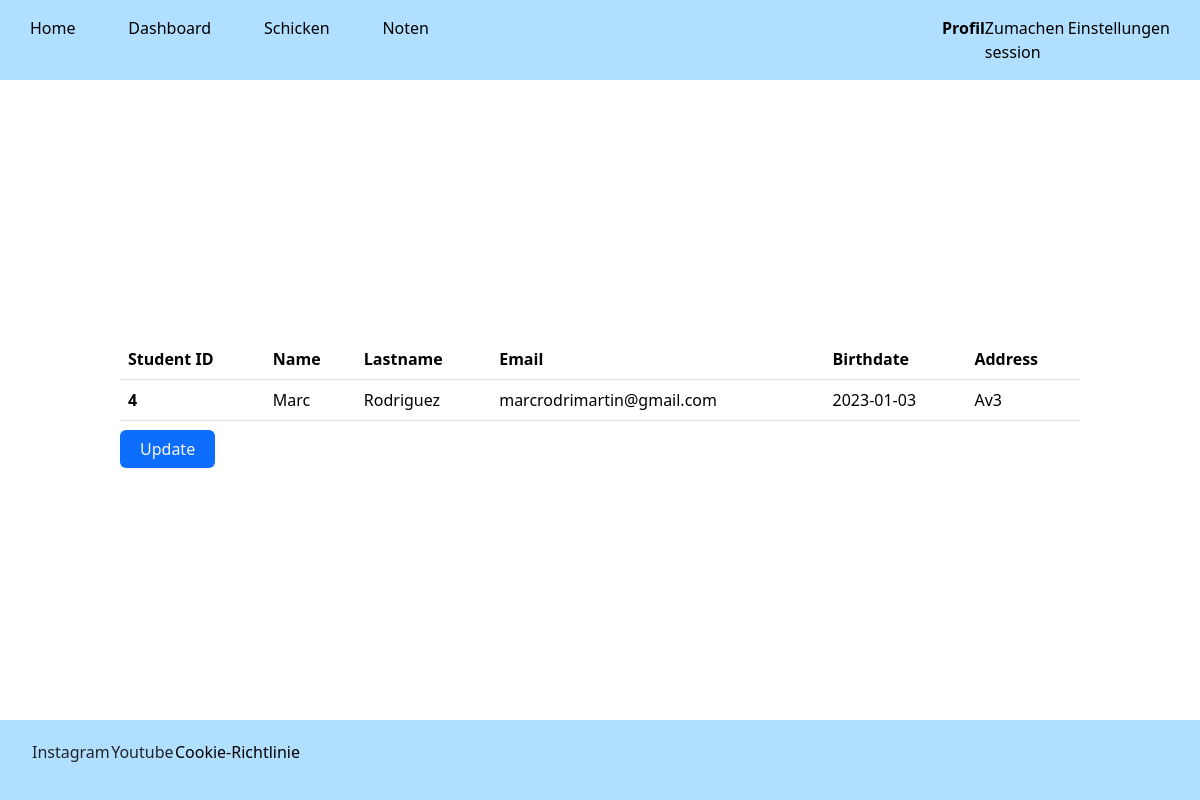
Screenshot of /profile (signed in) with the database file from the repository.
### tables this page shows
CREATE TABLE `alumnos` (
  `USER_ID` int(11) NOT NULL,
  `ID` int(11) NOT NULL,
  `FECHA_NACIMIENTO` date DEFAULT NULL,
  `DIRECCION` varchar(255) DEFAULT NULL
);

CREATE TABLE `users` (
  `USER_ID` int(11) NOT NULL,
  `NOMBRE` varchar(255) NOT NULL,
  `APELLIDOS` varchar(255) NOT NULL,
  `EMAIL` varchar(255) NOT NULL,
  `PASSWORD` varchar(255) NOT NULL,
  `ID_ROLE` int(11) NOT NULL
);

### src/render.php (called while the page is built, shortened)
<?php
function render(string $template, array $data=[]):string{
    require 'src/views/'.$template.'.tpl.php';
    $rendered = ob_get_clean();
    return (string)$rendered;
}

### index.php (called while the page is built, shortened)
<?php
    require 'src/routes.php';
    require 'src/functions.php';
    require 'src/translations.php';
    try{
        $controller =  getRoute($routes);
        require 'controllers/'.$controller.'.php';
    }
    catch(Exception $e){
        $_SESSION['error'] = $e->getMessage();
        require 'controllers/error.php';
    }
?>

### src/translations.php (called while the page is built, shortened)
<?php
    $dataTranslations = [
        'es' => ['nombre','apellidos','email', 'rol'],
        'ca' => ['nom','cognoms','email', 'rol'],
        'en' => ['name','lastname','email', 'role'],
        'de' => ['name','nachnamen','email', 'rolle'],
        'it' => ['nome','cognomes','email', 'ruolo'],
        'fr' => ['prenom','nom','email', 'role'],
    ];
    $navbarTranslations = [
        'es' => [
            'left'=> ['Home', 'Dashboard', 'Matricularse', 'Notas'],
            'right' => ['Perfil', 'Cerrar Sesion', 'Ajustes', 'Inicio Sesion', 'Registrarse'],
        ],
        'ca' => [
            'left'=> ['Home', 'Dashboard', "Matricula't", 'Notes'],
            'right' => ['Perfil', 'Tancar sessio', 'Configuracio', 'Inici Sessio', 'Registrar-se'],
        ],
        'en' => [
            'left'=> ['Home', 'Dashboard', 'Enrollment', 'Marks'],
            'right' => ['Profile', 'Logout', 'Settings', 'Login', 'Register'],
        ],
        'de' => [
            'left'=> ['Home', 'Dashboard', 'Schicken', 'Noten'],
            'right' => ['Profil', 'Zumachen session', 'Einstellungen', 'Anmeldung', 'Registrieren'],
        ],
        'it' => [
            'left'=> ['Home', 'Dashboard', 'Iscrivere', 'Votos'],
            'right' => ['Profilo', 'Chiudere sessione', 'Configurazione', 'Accedi', 'Registrati'],
        ],
        'fr' => [
            'left'=> ['Home', 'Dashboard', 'Immatriculer', 'Notes'],
            'right' => ['Profil', 'Fermer session', 'Configuration', "S'identifier", "S'enregistrer"],
        ],
    ];
?>

### config.php (called while the page is built)
<?php
    $dbhost="127.0.0.1";
    $dbname='escola';
    $dbuser='escoles';
    $dbpass='marc';
    $driver='mysql';
    $dsn=$driver.':host='.$dbhost.';dbname='.$dbname.';';
?>

### persistance/PDOAdapter.php (called while the page is built, shortened)
<?php
class PDOAdapter
{
    protected ?PDO $connection;
    public function __construct(string $dsn, string $username, string $password)
    {
        try {
            $this->connection = new PDO($dsn, $username, $password);
            $this->connection->setAttribute(PDO::ATTR_ERRMODE, PDO::ERRMODE_EXCEPTION);
            $this->connection->setAttribute(PDO::ATTR_DEFAULT_FETCH_MODE, PDO::FETCH_ASSOC);
        } catch (PDOException $ex) {
            throw new PDOException("DB Connection Failure: " . $ex->getMessage());
        }
    }
    public function prepareQuery(string $query)
    {
        return $this->connection->prepare($query);
    }
    public function executeQuery(object $prepared, array $options = [])
    {
        $prepared->execute($options);
    }
    private function setQueryFields(array $arrayFields)
    {
        $query = "";
        $i = 0;
        foreach ($arrayFields as $field => $table) {
            if ($i != sizeof($arrayFields) - 1) {
                $query .= "$table.$field ,";
            } else $query .= "$table.$field";
            $i++;
        }
        return $query;
    }
    public function select(string $table, array $fields = [], array $alias = [])
    {
        if (sizeof($alias) > 0) {
            $queryFields = str_replace(array('(', ')'), '', $this->setAlias($fields, $alias));
        } else {
            $queryFields = $this->setQueryFields($fields);
        }
        $query = "SELECT $queryFields FROM $table";
        return $query;
    }
    public function innerJoin(string $table1, string $table2,  $pk, $fk)
    {
        $query = " INNER JOIN $table2 ON $table1.$pk = $table2.$fk";
        return $query;
    }
    public function condition(string $conditionFieldName, string $table, string $symbol)
    {
        if($symbol == '=') return " WHERE $table.$conditionFieldName = :$conditionFieldName";
        else return " WHERE $table.$conditionFieldName != :$conditionFieldName";
    }
    public function getResponse(string $query, array $options = [])
    {
        $result = $this->prepareQuery($query);
        $this->executeQuery($result, $options);
        $response = $result->fetchAll(PDO::FETCH_ASSOC);
        if (sizeof($response) > 0) {
            return $response;
        }
        return null;
    }
}

### conexion.php (called while the page is built)
<?php
require 'config.php';
require 'persistance/PDOAdapter.php';
try{
    $db = new PDOAdapter($dsn, $dbuser, $dbpass);
} catch (PDOException $e){
    throw new Exception("An unexpected error has occurred");
}
?>

### src/views/profile.tpl.php (the view, shortened to what this page needs)
<?php
include_once 'partials/header.tpl.php';
?>
<body>
    <div class="container-fluid">
        <?php
            echo generateNavBar($navbarOptions);
        ?>
        <main class="d-flex">
            <div class="profile">
                <table class="table">
                    <thead>
                        <?php
                        if($userRole == 1){
                            echo "<tr>
                            <th scope='col'>Student ID</th>
                            <th scope='col'>Name</th>
                            <th scope='col'>Lastname</th>
                            <th scope='col'>Email</th>
                            <th scope='col'>Birthdate</th>
                            <th scope='col'>Address</th>
                        </tr>";
                        }
                        ?>
                    </thead>
                    <tbody>
                        <?php
                        if($userRole == 1){
                            echo " <tr>
                            <th scope='row'>". $userDataProfile['id']."</th>
                            <td>". $userDataProfile['nombre']."</td>
                            <td>". $userDataProfile['apellidos']."</td>
                            <td>". $userDataProfile['email']."</td>
                            <td>". $userDataProfile['fecha_nacimiento']."</td>
                            <td>". $userDataProfile['direccion']."</td>
                        </tr>";
                        }
                        ?>
                    </tbody>
                </table>
            <a id="updateProfileBtn" href="updateProfile" class='text-light'>Update</a>
            </div>
        </main>
        <?php
        include_once 'partials/footer.tpl.php'
        ?>
    </div>
</body>
</html>

### public/css/style.css (style rules this page uses)
* { margin: 0; padding: 0; box-sizing: border-box; }
.container-fluid { padding: 0; height: 100vh; }
main { min-height: 80vh; justify-content: center; align-items: center; }
a { text-decoration: none; color: black; }
.profile { width: 80%; }
.table { width: 100%; }
#updateProfileBtn, #SaveBtn { background-color: #0d6efd; padding: 8px 20px; border-radius: 6px; }

### rows the page displays
alumnos: ID "4", USER_ID.NOMBRE "Marc", USER_ID.APELLIDOS "Rodriguez", USER_ID.EMAIL "marcrodrimartin@gmail.com", FECHA_NACIMIENTO "2023-01-03", DIRECCION "Av3"

### other values shown
$option['text'] "Home"
$option['text'] "Dashboard"
$option['text'] "Schicken"
$option['text'] "Noten"
$option['text'] "Profil"
$option['text'] "Zumachen session"
$option['text'] "Einstellungen"
$footerTranslations[$lang][0] "Cookie-Richtlinie"
